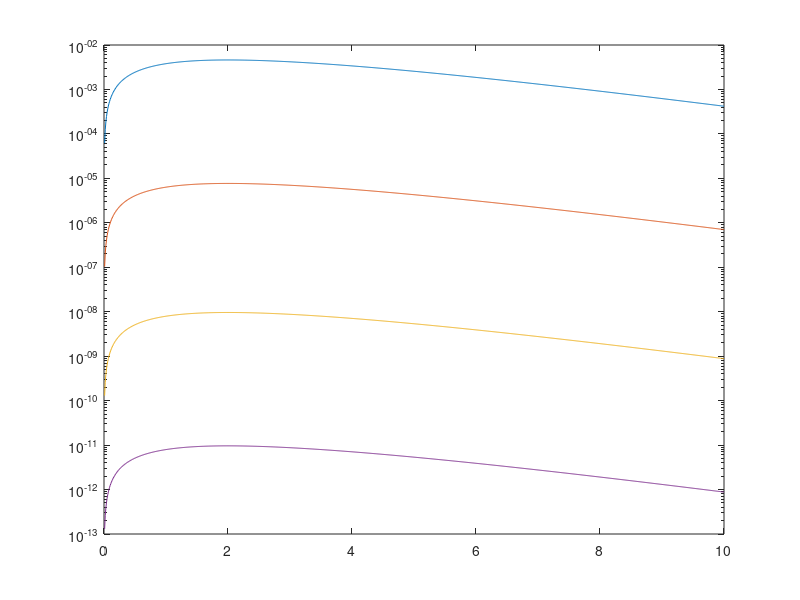

Here is the MATLAB script that generated this plot: (Note: this script raises an error after producing the figure.)
clc 
clear

c = -0.5;
fun = @(t,x)c.*x;

x0 = 5;
t0 = 0;
tN = 10;
N = 1000;

dt = (tN-t0)/N;

x_euler = zeros(N+1,1);
x_buler = zeros(N+1,1);
x_mod_e = zeros(N+1,1);
x_rk3   = zeros(N+1,1);
x_rk4   = zeros(N+1,1);
t       = zeros(N+1,1);

x_euler(1) = x0;
x_buler(1) = x0;
x_mod_e(1) = x0;
x_rk3(1)   = x0;
x_rk4(1)   = x0;
t(1)       = t0;

for m = 1:N
    
    % Euler Method
    x_euler(m+1) = x_euler(m) + dt * fun(t(m),x_euler(m));
    
    % Backward Euler (Linear Function...) 
    % x_(n+1) = x_(n) + dt*fun(t_(n+1),x_(n+1))
    % x_(n+1) = x_(n) + dt*(c*x_(n+1))
    % (x_(n+1)-dt*c*x_(n+1)) = x_(n)
    % x_(n+1)*(1-dt*c) = x_(n)
    % x_buler(m+1) = x_buler(m)/(1-dt*c);
    
    % Mod Euler (Heun's Method)
    x_mid = x_mod_e(m) + dt * fun(t(m),x_mod_e(m));
    x_mod_e(m+1) = x_mod_e(m) + dt/2 * (fun(t(m),x_mod_e(m)) + fun(t(m)+dt,x_mid));
    
    % Kutta third order
    k1 = fun(t(m),x_rk3(m));
    k2 = fun(t(m)+0.5*dt,x_rk3(m)+0.5*dt*k1);
    k3 = fun(t(m)+1.0*dt,x_rk3(m)+dt*(2*k2-k1));
    x_rk3(m+1) = x_rk3(m) + dt/6 * (k1 + 4*k2 + k3);
    
    % The Runge Kutta Method
    k1 = fun(t(m),x_rk4(m));
    k2 = fun(t(m)+0.5*dt,x_rk4(m)+dt/2 * k1);
    k3 = fun(t(m)+0.5*dt,x_rk4(m)+dt/2 * k2);
    k4 = fun(t(m)+1.0*dt,x_rk4(m)+dt   * k3);
    x_rk4(m+1) = x_rk4(m) + dt/6 * (k1 + 2*k2 + 2*k3 + k4);
    
    t(m+1) = t(m) + dt;
    
end

x_true = x0*exp(c*t);

h = semilogy(t,abs(repmat(x_true,1,4) - [x_euler,x_mod_e,x_rk3,x_rk4]));
% h = plot(t,[x_euler,x_mod_e,x_rk3,x_rk4]);
for m = 1:4
    h(m).LineWidth = 2.5;
end
xlim([0 10])
ylim([1e-20 1])